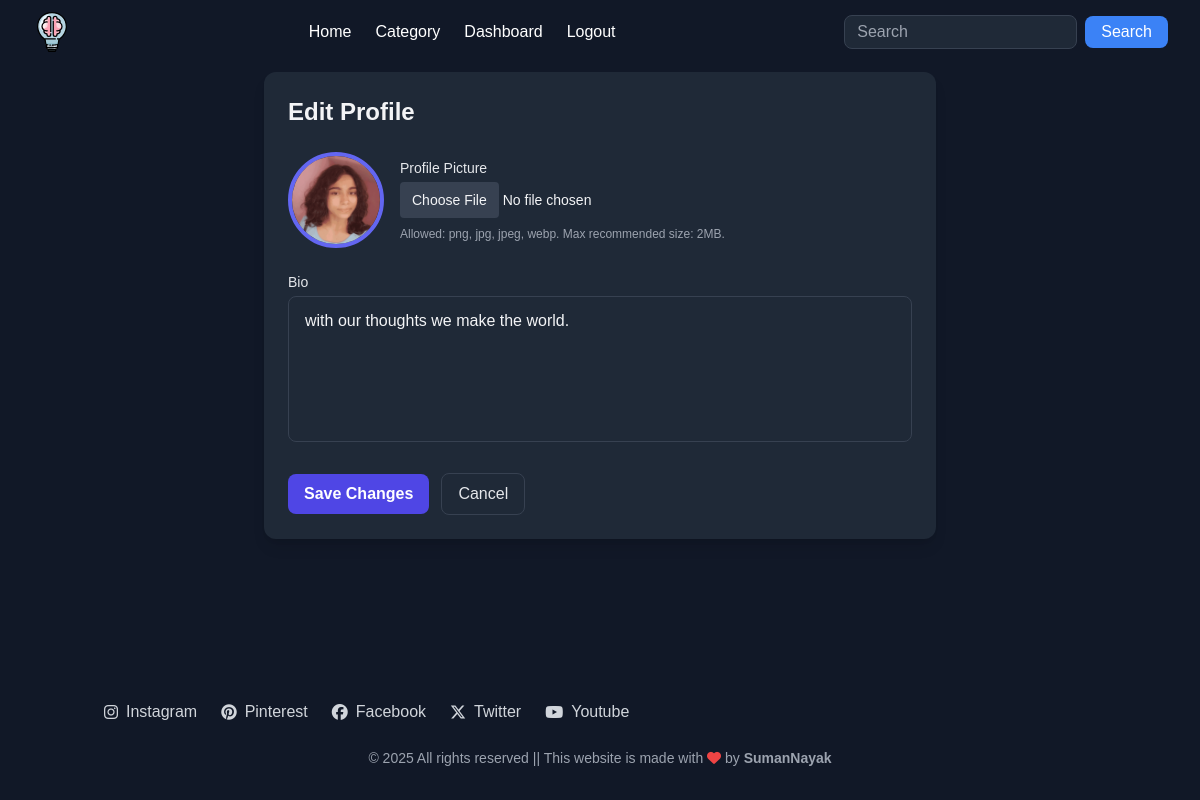
The page /auth/profile_edit/ (signed in) on the database its author committed.
### users/models.py (models this page shows, shortened)
class Profile(models.Model):
    author = models.OneToOneField(User,on_delete=models.CASCADE,related_name="profile")
    pic = models.ImageField(default='default.png',upload_to=get_pic_path,validators=[FileExtensionValidator(['png','jpg','jpeg','webp'])])
    bio = models.TextField(blank=True,null=True)

### users/views.py (the view)
# urls.py: path('profile_edit/', views.profile_edit, name='profile_edit'),
@login_required
def profile_edit(request):
    profile, created = Profile.objects.get_or_create(author=request.user)
    if request.method == "POST":
        form = ProfileForm(request.POST, request.FILES, instance=profile)
        if form.is_valid():
            form.save()
            messages.success(request, "Profile updated successfully.")
            return redirect("dashboard")  # change to your profile view name
        else:
            messages.error(request, "Please fix the errors below.")
    else:
        form = ProfileForm(instance=profile)
    return render(request, "profile_edit.html", {"form": form, "profile": profile})

### users/forms.py
class ProfileForm(forms.ModelForm):
    class Meta:
        model = Profile
        fields = ["pic", "bio"]
        widgets = {
            "bio": forms.Textarea(attrs={
                "class": "w-full px-4 py-3 rounded-lg bg-gray-800 text-gray-100 border border-gray-700 focus:outline-none focus:ring-2 focus:ring-indigo-500 resize-none",
                "placeholder": "Write a short bio...",
                "rows": 5,
            }),
            "pic": forms.FileInput(attrs={
                "class": "w-full text-sm file:bg-gray-700 file:text-gray-100 file:px-3 file:py-2 file:rounded file:border-0 file:cursor-pointer file:focus:outline-none",
                "id": "picUpload",
            }),
        }
    def __init__(self, *args, **kwargs):
        super().__init__(*args, **kwargs)
        for fieldname in ['bio', 'pic']:
            self.fields[fieldname].help_text = None

### templates/profile_edit.html (shortened to what this page needs)
{% extends 'base.html' %}
{% load static %}
{% block content %}
<div class="flex justify-center items-center mt-2">
<div class="w-full max-w-2xl bg-gray-800 rounded-xl p-6 shadow-lg text-gray-100">
    <h1 class="text-2xl font-bold mb-4">Edit Profile</h1>
    <form method="post" enctype="multipart/form-data" class="space-y-6">
      <div class="flex items-center space-x-4">
        <div class="w-24 h-24 rounded-full overflow-hidden border-4 border-indigo-500 flex-shrink-0">
          {% if profile.pic %}
            <img id="picPreview" src="{{ profile.pic.url }}" alt="{{ profile.author.username }}" class="w-full h-full object-cover">
          {% else %}
            <img id="picPreview" src="{% static 'img/default.png' %}" alt="default" class="w-full h-full object-cover">
          {% endif %}
        </div>
        <div class="flex-1">
          <label class="block text-sm font-medium text-gray-200 mb-1">Profile Picture</label>
          {{ form.pic }}
          <p class="text-xs text-gray-400 mt-2">Allowed: png, jpg, jpeg, webp. Max recommended size: 2MB.</p>
        </div>
      </div>
      <div>
        <label class="block text-sm font-medium text-gray-200 mb-1">Bio</label>
        {{ form.bio }}
      </div>
      <div class="flex items-center space-x-3">
        <button
          type="submit"
          class="px-4 py-2 bg-indigo-600 hover:bg-indigo-700 rounded-lg text-white font-semibold transition">
          Save Changes
        </button>
        <a href="{% url 'dashboard' %}"  class="px-4 py-2 rounded-lg border border-gray-700 text-gray-200 hover:bg-gray-700">
          Cancel
        </a>
      </div>
    </form>
  </div>
  </div>
{% endblock %}

### templates/base.html (style rules this page uses)
body { font-family: 'Poppins', sans-serif; }

### rows shown on the page
Profile: pic (picture), bio "with our thoughts we make the world."
